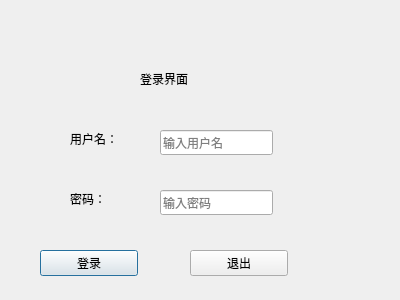
<?xml version="1.0" encoding="UTF-8"?>
<ui version="4.0">
 <class>Dialog</class>
 <widget class="QDialog" name="Dialog">
  <property name="geometry">
   <rect>
    <x>0</x>
    <y>0</y>
    <width>400</width>
    <height>300</height>
   </rect>
  </property>
  <property name="windowTitle">
   <string>Dialog</string>
  </property>
  <widget class="QLabel" name="label">
   <property name="geometry">
    <rect>
     <x>140</x>
     <y>70</y>
     <width>81</width>
     <height>18</height>
    </rect>
   </property>
   <property name="text">
    <string>登录界面</string>
   </property>
  </widget>
  <widget class="QLabel" name="label_2">
   <property name="geometry">
    <rect>
     <x>70</x>
     <y>130</y>
     <width>81</width>
     <height>18</height>
    </rect>
   </property>
   <property name="text">
    <string>用户名：</string>
   </property>
  </widget>
  <widget class="QLabel" name="label_3">
   <property name="geometry">
    <rect>
     <x>70</x>
     <y>190</y>
     <width>81</width>
     <height>18</height>
    </rect>
   </property>
   <property name="text">
    <string>密码：</string>
   </property>
  </widget>
  <widget class="QLineEdit" name="lineEdit">
   <property name="geometry">
    <rect>
     <x>160</x>
     <y>130</y>
     <width>113</width>
     <height>25</height>
    </rect>
   </property>
   <property name="placeholderText">
    <string>输入用户名</string>
   </property>
  </widget>
  <widget class="QLineEdit" name="lineEdit_2">
   <property name="geometry">
    <rect>
     <x>160</x>
     <y>190</y>
     <width>113</width>
     <height>25</height>
    </rect>
   </property>
   <property name="echoMode">
    <enum>QLineEdit::Password</enum>
   </property>
   <property name="placeholderText">
    <string>输入密码</string>
   </property>
  </widget>
  <widget class="QPushButton" name="pushButton">
   <property name="geometry">
    <rect>
     <x>40</x>
     <y>250</y>
     <width>98</width>
     <height>26</height>
    </rect>
   </property>
   <property name="text">
    <string>登录</string>
   </property>
  </widget>
  <widget class="QPushButton" name="pushButton_2">
   <property name="geometry">
    <rect>
     <x>190</x>
     <y>250</y>
     <width>98</width>
     <height>26</height>
    </rect>
   </property>
   <property name="text">
    <string>退出</string>
   </property>
  </widget>
 </widget>
 <resources/>
 <connections>
  <connection>
   <sender>pushButton_2</sender>
   <signal>clicked()</signal>
   <receiver>Dialog</receiver>
   <slot>close()</slot>
   <hints>
    <hint type="sourcelabel">
     <x>238</x>
     <y>262</y>
    </hint>
    <hint type="destinationlabel">
     <x>199</x>
     <y>149</y>
    </hint>
   </hints>
  </connection>
 </connections>
</ui>
